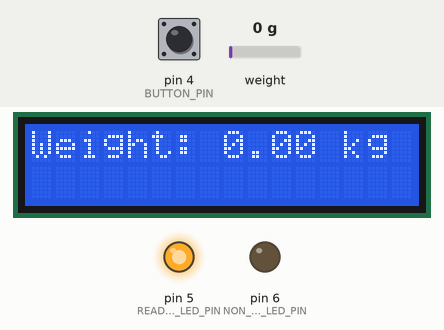
Recording of a sketch running on a simulated Arduino Uno, built with avr-gcc and run on an emulated ATmega328P. On the bench: 16×2 character LCD, output pins drawn as LEDs (lit = HIGH). The inputs (shaded band) are chosen by the test bench; at power-on: pin 4 (BUTTON_PIN) HIGH, weight on the scale 0 g. The audio player accepts every command and is not drawn; what the sketch prints to the serial monitor is not drawn.

Above: at 5.7 s.
5.8 s: pin 4 (BUTTON_PIN) pulled LOW for 3 s
At 8.84 s:
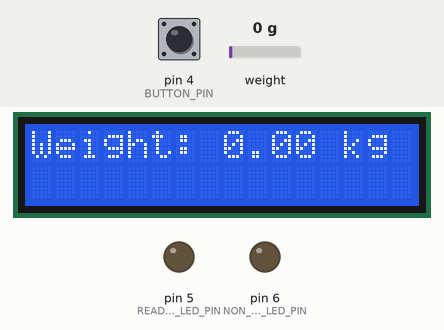
At 10.3 s:
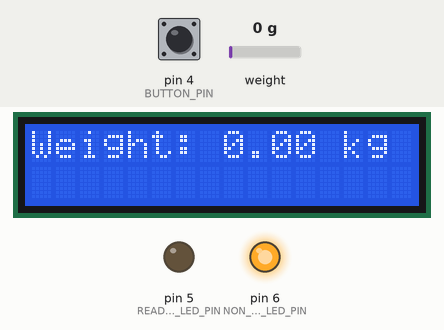
Timing chart, 0 to 11.8 s (numbered marks = the images above; inputs shaded):
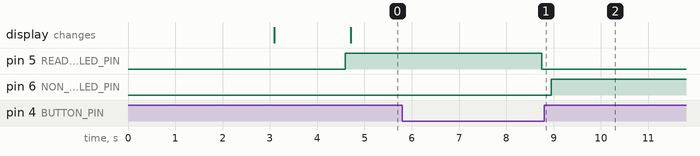

The sketch:

loadcell_1new.ino
```cpp
#include <Wire.h>
#include <LiquidCrystal_I2C.h>
#include <HX711.h>
#include <SoftwareSerial.h>
#include <DFRobotDFPlayerMini.h>

const int LOAD_CELL_DOUT_PIN = 2;
const int LOAD_CELL_SCK_PIN = 3;
const int BUTTON_PIN = 4; // Connect the button to this digital pin
const int READING_LED_PIN = 5; // LED to blink during reading time
const int NON_READING_LED_PIN = 6; // LED to stay lit during non-reading time

bool isReadingEnabled = true; // Flag to control load cell readings

HX711 scale;
LiquidCrystal_I2C lcd(0x3F, 16, 2); // Adjust the address (0x27) according to your I2C module
SoftwareSerial mySoftwareSerial(10, 11); // RX, TX for DFPlayer Mini
DFRobotDFPlayerMini myDFPlayer;

void setup() {
  Serial.begin(9600);
  lcd.begin(16, 2); // Initialize the LCD
  lcd.print("Welcome to");
  lcd.setCursor(0, 1);
  lcd.print("Load Cell Test");
  delay(3000);
  lcd.clear();

  pinMode(BUTTON_PIN, INPUT_PULLUP); // Set the button pin as input with internal pull-up resistor
  pinMode(READING_LED_PIN, OUTPUT);
  pinMode(NON_READING_LED_PIN, OUTPUT);

  scale.begin(LOAD_CELL_DOUT_PIN, LOAD_CELL_SCK_PIN);
  scale.set_scale(); // This should be adjusted according to your specific load cell calibration
  scale.tare();      // Set the scale to 0 (assuming no load on the load cell during startup)

  mySoftwareSerial.begin(9600);
  if (!myDFPlayer.begin(mySoftwareSerial)) {
    Serial.println("Unable to begin DFPlayer");
    while (true); // Halt the program if DFPlayer initialization fails
  }
  myDFPlayer.setTimeOut(500);
}

void loop() {
  if (digitalRead(BUTTON_PIN) == LOW) { // Button is pressed
    isReadingEnabled = !isReadingEnabled; // Toggle the reading state
    delay(200); // Debounce delay to avoid multiple toggles with one press
  }

  if (isReadingEnabled) {
    digitalWrite(READING_LED_PIN, HIGH); // Turn on the LED during reading time
    digitalWrite(NON_READING_LED_PIN, LOW);
    if (scale.is_ready()) {
      float weight = scale.get_units();
      lcd.clear();
      lcd.print("Weight: ");
      lcd.print(weight);
      lcd.print(" kg");
      Serial.print("Weight: ");
      Serial.print(weight);
      Serial.println(" kg");
      speakWeight(weight); // Speak the weight using the TTS module
    }
    delay(1000); // Read every second, adjust as needed
    digitalWrite(READING_LED_PIN, LOW); // Turn off the LED after reading time
  } else {
    digitalWrite(NON_READING_LED_PIN, HIGH); // Keep the LED on during non-reading time
  }
}

void speakWeight(float weight) {
  int fileNumber = map(weight, 0, 5, 1, 5); // Map the weight to the corresponding file number
  myDFPlayer.volume(20); // Adjust volume (0-30)
  myDFPlayer.play(fileNumber); // Play the audio file corresponding to the weight
  while (myDFPlayer.available()) {
    myDFPlayer.readType();
  }
  delay(3000); // Wait for the audio to finish playing before continuing
}
```

Measured:
- after the input at 5.8 s, pin 5 (READING_LED_PIN): HIGH → LOW after 2.9 s; pin 6 (NON_READING_LED_PIN): LOW → HIGH after 3.1 s
